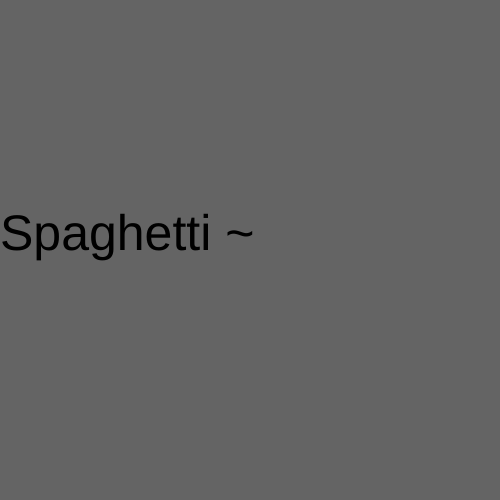
Frame 1 (no input)
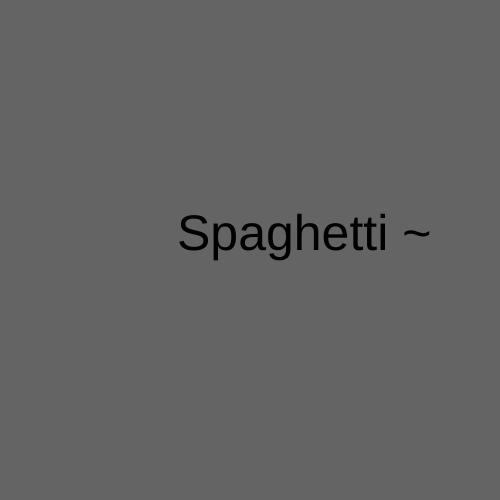
Frame 60 (no input)
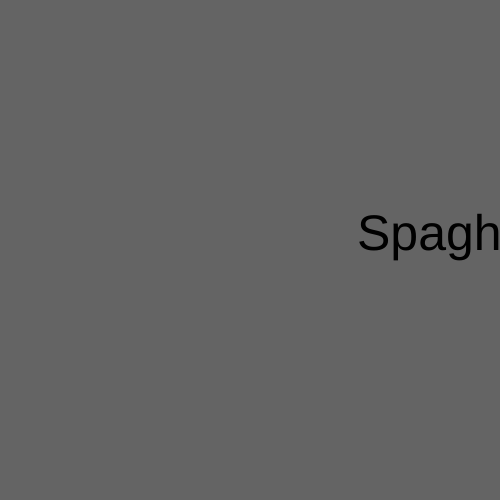
Frame 120 (the mouse pressed at the canvas centre since frame 60)

The p5.js sketch that drew these frames (run headless with seeded random() and noise() and a simulated clock; from frame 60 on, the mouse is pressed at the canvas centre):

// p5.js sketch
// ── sketch.js
var x = 0;

function setup() {
  createCanvas(500, 500);
}

function draw() {
  background(100);
  textSize(50);
  text("Spaghetti ~",x, 250);
  x = x + 3;

  if (x > width) {
    x = 0;
  }
}
function setup() {
  createCanvas(500, 500);
}
